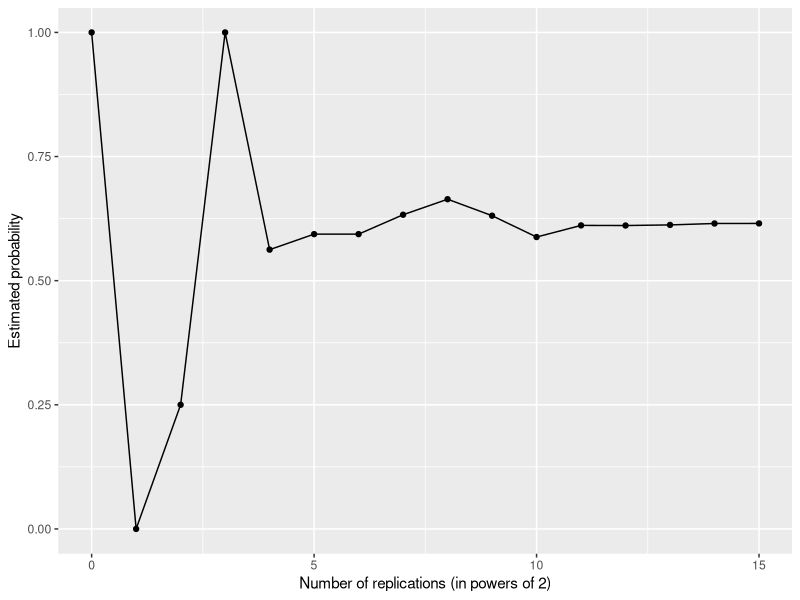

Source code (R):
#==================================================#
#====== MONTE CARLO SIMULATION: COIN TOSSING ======#
#==================================================#

# Author: Jonah Gabry (jsg2201@columbia.edu)
# Written using R version 3.1.1 on Mac OS X 10.9.3



# Suppose we have two sets of 10 colored cards. The first set of cards has 6 red
# cards and 4 blue cards. The second set of cards has 8 red cards and 2 blue
# cards.

# Without looking at the color, we draw one card from the first set and place it
# in the second set. (So the first set now has 9 cards and the second has 11
# cards)

# Then -- again without seeing the color -- we draw one card from the second set
# and place it in the first set.

# If we were to then take one card from the first set, what is the probability
# that it's a red card?



# Strategy: 
#   1. write a function that simulates this experiment with the cards
#   2. run the experiment many times
#   3. look at the proportion of the cards we end up with that are red cards 


cardsExperiment <- function(){
# SETUP THE SETS OF CARDS
  set_1 <- c(rep("RED", 6), rep("BLUE", 4))
  set_2 <- c(rep("RED", 8), rep("BLUE", 2))
  
# PICK A CARD FROM set_1 AND PUT IT IN set_2
#   We'll do this by picking an integer j between 1 and 10 at random and then
#   taking the jth card from set_1 and putting it in set_2
  j <- sample(x = 1:10, size = 1) # pick j
  set_2 <- c(set_2, set_1[j])     # add jth card from set_1 to set_2
  set_1 <- set_1[-j]              # remove jth card from set_1

# PICK A CARD FROM THE NEW set_2 AND PUT IT IN set_1
k <- sample(x = 1:11, size = 1) # pick an integer k between 1 and 11 since set_2 now has 11 cards
set_1 <- c(set_1, set_2[k])     # add kth card from set_2 to set_1 (we don't need to remove it from 
                                # set_2 since we're only interested in now picking a card from set_1)

# PICK THE FINAL CARD FROM set_1
sample(set_1, 1)
}

# Try out the function
cardsExperiment() # running this should output "BLUE" or "RED"

# Now run the experiment 10,000 times using the replicate() function
replicate(10^5, cardsExperiment() )

# Run it again but this time just get the proportion results that are "RED"
# instead of uselessly printing the all of the outcomes
mean( replicate(10^4, cardsExperiment() == "RED") )

# Let's look at how the estimated probabilities converge as the number of
# replications gets larger
estimates <- sapply(0:15, FUN = function(i){
  mean(replicate(2^i, cardsExperiment() == "RED"))
})

library(ggplot2)
xlab <- xlab("Number of replications (in powers of 2)")
ylab <- ylab("Estimated probability")
q <- qplot(x = 0:15, y = estimates, geom = c("line", "point"))
q + xlab + ylab


# We can also modify our function to allow the user to pick the size of the
# decks and the number of red/blue cards in each.
cardsExperiment <- function(n, r1, r2){ 
  # n = number of cards per set, 
  # r1 & r2 = number of reds in set_1 & set_2, respectively 
  
  stopifnot(n >= r1, n >= r2) # give error message if r1 or r2 is greater than # of cards 
  
  # SETUP THE SETS OF CARDS
  set_1 <- c(rep("RED", r1), rep("BLUE", n - r1))
  set_2 <- c(rep("RED", r2), rep("BLUE", n - r2))
  
  # PICK A CARD FROM set_1 AND PUT IT IN set_2
  j <- sample(x = 1:n, size = 1)  # pick j from between 1 and n
  set_2 <- c(set_2, set_1[j])     
  set_1 <- set_1[-j]              
  
  # PICK A CARD FROM THE NEW set_2 AND PUT IT IN set_1
  k <- sample(x = 1:(n+1), size = 1) # pick k from between 1 and n+1
  set_1 <- c(set_1, set_2[k])    
  
  # PICK THE FINAL CARD FROM set_1
  sample(set_1, 1)
}

# Use the new function to estimate the desired probability if the decks start
# with 20 cards and 5 and 16 red cards, respectively
mean( replicate(10^4, cardsExperiment(n = 20, r1 = 5, r2 = 16) == "RED") )

# start with 50 cards each and both with 25 of each color
mean( replicate(10^4, cardsExperiment(n = 50, r1 = 25, r2 = 25) == "RED") )